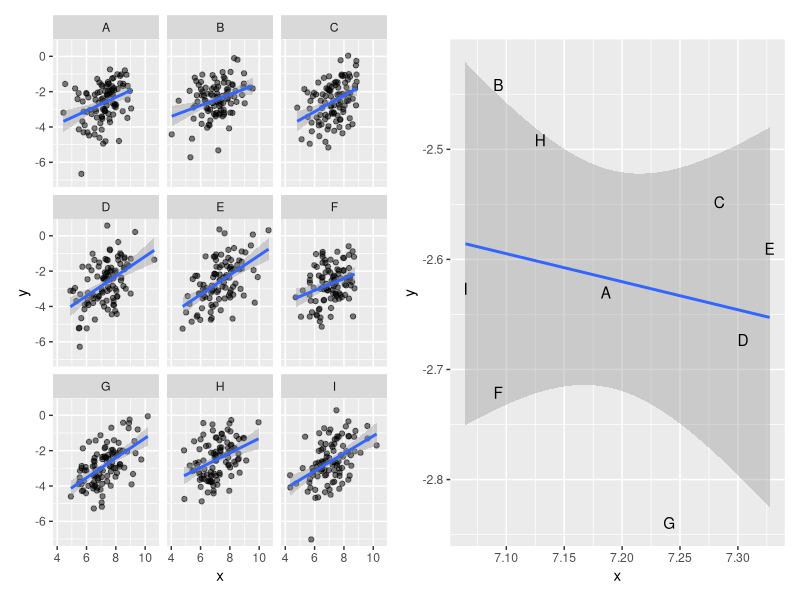

Reproduce this figure in R.



library(tidyverse)
library(patchwork)

n <- 100
countries <- 9
d1 <- tibble(country = rep(LETTERS[1:countries], each = n),
             x = rnorm(n * countries) + as.numeric(countries) * .8,
             y = 1 + 0.5 * x + rnorm(n * countries) - as.numeric(countries) * .8)

d1_sum <- d1 |>
  group_by(country) |>
  summarise(x = mean(x),
            y = mean(y))

p1 <- ggplot(d1, aes(x = x, y = y)) +
  facet_wrap(~country)  +
  geom_point(alpha = 0.5) +
  geom_smooth(method = "lm")
             
p2 <- d1_sum |>
  ggplot(aes(x = x, y = y, label = country)) +
  geom_smooth(method = "lm") +
  geom_text()

p1 + p2
